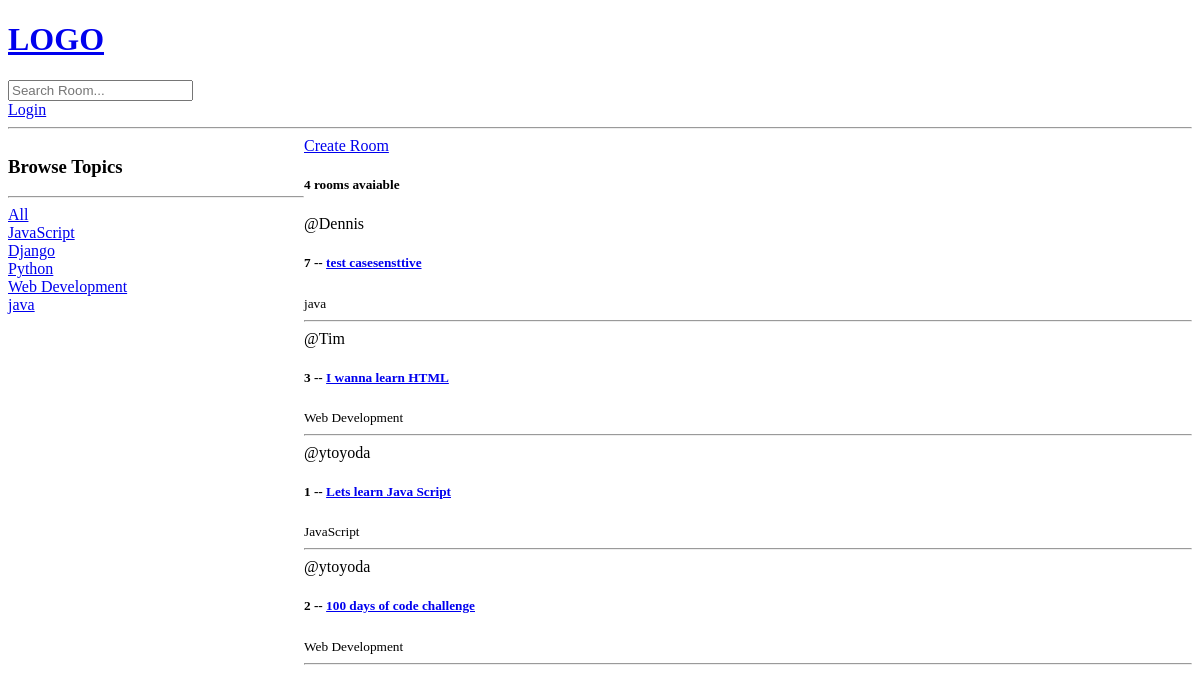
The app's page /, older data.
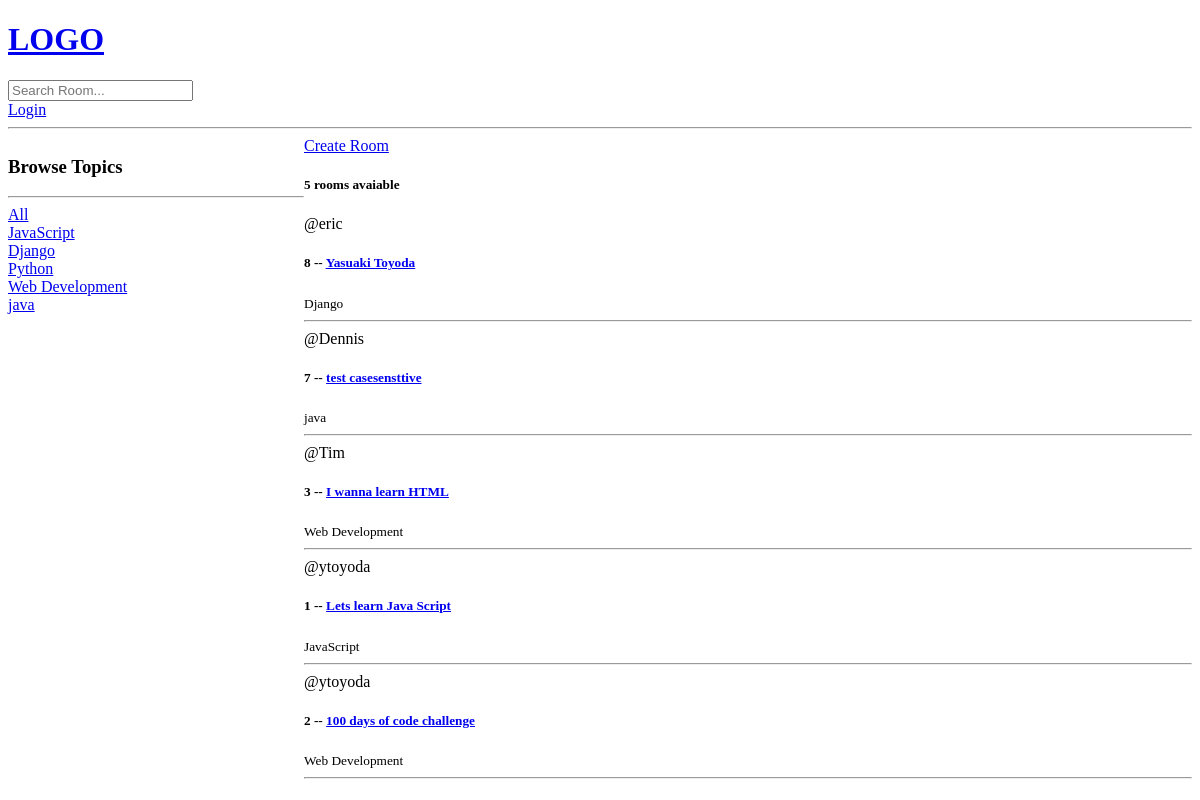
The same page, newer data.
### base/models.py (models this page shows, shortened)
class Topic(models.Model):
    name = models.CharField(max_length=200)

class Room(models.Model):
    host = models.ForeignKey(User, on_delete=models.SET_NULL, null=True)
    topic = models.ForeignKey(Topic, on_delete=models.SET_NULL, null=True)
    name = models.CharField(max_length=200)
    description = models.TextField(null=True, blank=True)
    participants = models.ManyToManyField(User, related_name='participants', blank=True)
    updated = models.DateTimeField(auto_now=True)
    created = models.DateTimeField(auto_now_add=True)
    class Meta:
        ordering = ['-updated', '-created']

### base/views.py (the view)
# urls.py: path("", views.home, name="home"),
def home(request):
    q = request.GET.get('q') if request.GET.get('q') != None else ''
    rooms = Room.objects.filter(
        Q(topic__name__icontains=q) |
        Q(name__icontains=q) |
        Q(description__icontains=q)
    )
    topics = Topic.objects.all()
    context = {'rooms': rooms, 'topics': topics}
    return render(request, "base/home.html", context)

### base/templates/base/home.html (shortened to what this page needs)
{% extends 'main.html' %} {% block content %}
<div class="home-container">
  <div>
    <h3>Browse Topics</h3>
    <hr>
    <div>
      <a href="{% url 'base:home' %}">All</a>
    </div>
    {% for topic in topics %}
    <div>
      <a href="{% url 'base:home' %}?q={{topic.name}}">{{topic.name}}</a>
    </div>
    {% endfor %}
  </div>
  <div>
    <a href="{% url 'base:create-room' %}">Create Room</a>
    <div>
      <h5>{{rooms.count}} room{{rooms.count|pluralize}} avaiable</h5>
      {% for room in rooms %}
      <div>
        <span>@{{room.host.username}}</span>
        <h5>{{room.id}} -- <a href="{% url 'base:room' pk=room.id %}">{{room.name}}</a></h5>
        <small>{{room.topic.name}}</small>
        <hr>
      </div>
      {% endfor %}
    </div>
  </div>
</div>
{% endblock %}

### templates/main.html (shortened to what this page needs)
<!DOCTYPE html>
<html lang="en">
<head>
</head>
<body>
    {% include 'navbar.html' %}
    {% block content %}
    {% endblock %}
</body>
</html>

### templates/navbar.html
<a href="/">
    <H1>LOGO</H1>
</a>
<form method="GET" action="{% url 'base:home' %}">
    <input type="text" name="q" placeholder="Search Room..." />
</form>
{% if request.user.is_authenticated %}
<p>Hello {{request.user}}</p>
<a href="{% url 'base:logout' %}">Logout</a>
{% else %}
<a href="{% url 'base:login' %}">Login</a>
{% endif %}
<hr>

### base/templates/base/home.html (style rules this page uses)
.home-container { display: grid; grid-template-columns: 1fr 3fr; }

Row changes from the older to the newer data that the page shows:
added Room: host.username "eric", id "8", name "Yasuaki Toyoda", topic.name "Django"
Text that changed along with them:
{{ rooms.count }}: "4" → "5"
